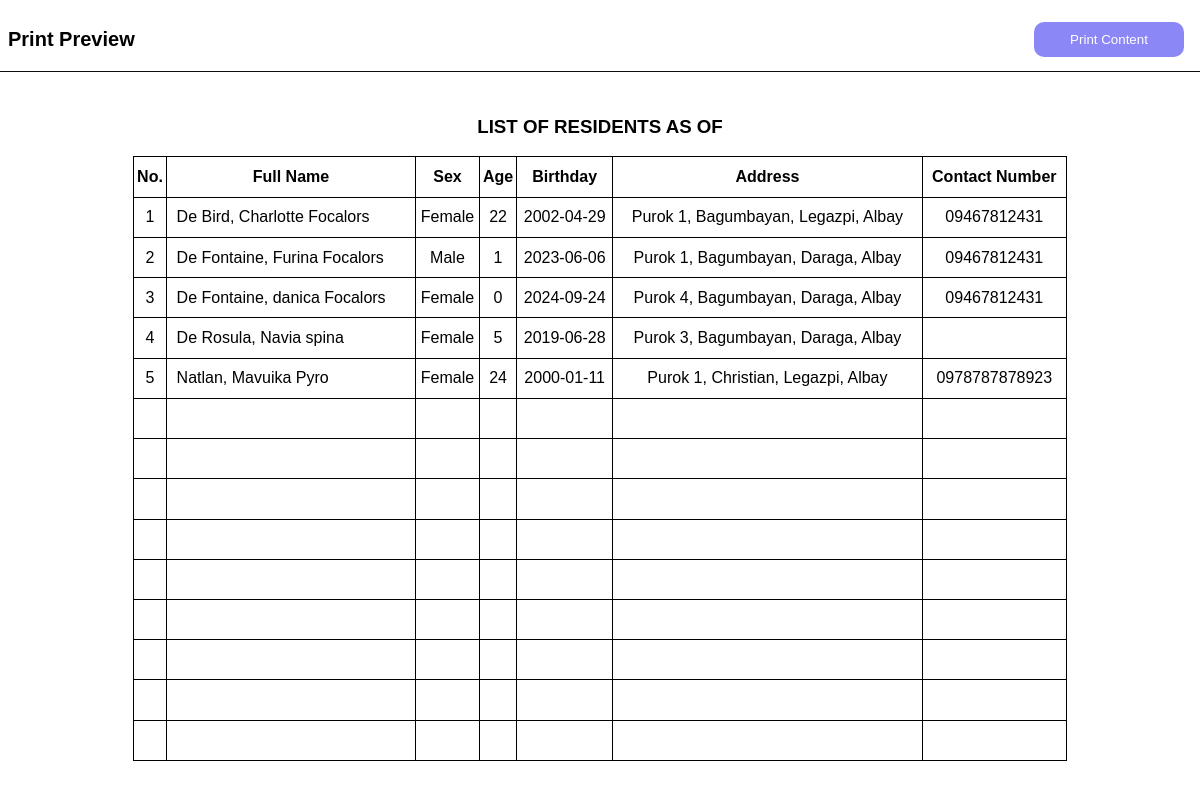
/admin/template/residents.php (signed in), run on the app's committed database.
### tables this page shows
CREATE TABLE `residents` (
  `id` int(11) NOT NULL,
  `fname` varchar(255) NOT NULL,
  `mname` varchar(255) NOT NULL,
  `lname` varchar(255) NOT NULL,
  `suffix` varchar(255) NOT NULL,
  `sex` varchar(255) NOT NULL,
  `bday` varchar(255) NOT NULL,
  `pob` varchar(255) NOT NULL,
  `religion` varchar(255) NOT NULL,
  `citizenship` varchar(255) NOT NULL,
  `street` varchar(255) NOT NULL,
  `zone` varchar(255) NOT NULL,
  `brgy` varchar(255) NOT NULL,
  `mun` varchar(255) NOT NULL,
  `province` varchar(255) NOT NULL,
  `zipcode` varchar(255) NOT NULL,
  `contact` varchar(255) NOT NULL,
  `educational` varchar(255) NOT NULL,
  `occupation` varchar(255) NOT NULL,
  `civil_status` varchar(255) NOT NULL,
  `labor_status` varchar(255) NOT NULL,
  `voter_status` varchar(255) NOT NULL,
  `pwd_status` varchar(255) NOT NULL,
  `four_p` varchar(255) NOT NULL,
  `vac_status` varchar(255) NOT NULL,
  `status` varchar(255) NOT NULL,
  `longitude` varchar(255) NOT NULL,
  `latitude` varchar(255) NOT NULL,
  `id_card_no` varchar(50) DEFAULT NULL,
  `profile` varchar(255) DEFAULT NULL,
  `qr_code` varchar(255) DEFAULT NULL
);

### admin/template/residents.php (the view, shortened to what this page needs)
<?php
include "../dbcon.php";
$selectedMonth = isset($_GET['month']) ? intval($_GET['month']) : null;
$selectedYear = isset($_GET['year']) ? intval($_GET['year']) : null;
$monthNames = [
    1 => 'JANUARY',
    2 => 'FEBRUARY',
    3 => 'MARCH',
    4 => 'APRIL',
    5 => 'MAY',
    6 => 'JUNE',
    7 => 'JULY',
    8 => 'AUGUST',
    9 => 'SEPTEMBER',
    10 => 'OCTOBER',
    11 => 'NOVEMBER',
    12 => 'DECEMBER',
];
$selectedMonthName = isset($monthNames[$selectedMonth]) ? $monthNames[$selectedMonth] : '';
?>
<!DOCTYPE html>
<html lang="en">
<head>
    <link rel="stylesheet" href="table_style.css">
</head>
<body>
    <div id="contentsContainer">
        <?php include "header.php" ?>
        <div class="table-container">
            <center>
                <h3>LIST OF RESIDENTS AS OF <?php echo $selectedMonthName . ' ' . $selectedYear; ?></h3>
            </center>
            <table>
                <tr>
                    <th colspan="1">No.</th>
                    <th colspan="1">Full Name</th>
                    <th colspan="1">Sex</th>
                    <th colspan="1">Age</th>
                    <th colspan="1">Birthday</th>
                    <th colspan="1">Address</th>
                    <th colspan="1">Contact Number</th>
                </tr>
                <?php
                function age($data)
                {
                    $today = date('Y-m-d');
                    $diff = date_diff(date_create($data), date_create($today));
                    $age = $diff->format('%y');
                    echo "<td>" . $age . "</td>";
                }
                $sql = "SELECT * FROM residents WHERE status = 'active'";
                $sql .= " ORDER BY lname";
                $i = 1;
                $result = mysqli_query($conn, $sql);
                if (mysqli_num_rows($result) > 0) {
                    while ($row = mysqli_fetch_assoc($result)) {
                        echo "<tr>";
                        echo "<td>" . $i . "</td>";
                        echo "<td class='name'>&nbsp;&nbsp;" . $row["lname"] . ", " . $row["fname"] . " " . $row["mname"] . " " . $row["suffix"] . "</td>";
                        echo "<td>" . $row["sex"] . "</td>";
                        age($row["bday"]);
                        echo "<td>" . $row["bday"] . "</td>";
                        echo "<td>" . $row["zone"] . ", " . $row["brgy"] . ", " . $row["mun"] . ", " . $row["province"] . "</td>";
                        echo "<td>" . $row["contact"] . "</td>";
                        echo "</tr>";
                        $i++;
                    }
                }
                if ($i <= 15) {
                    while ($i != 15) {
                        echo "<tr>";
                        echo "<td>&nbsp;</td>";
                        echo "<td>&nbsp;</td>";
                        echo "<td>&nbsp;</td>";
                        echo "<td>&nbsp;</td>";
                        echo "<td>&nbsp;</td>";
                        echo "<td>&nbsp;</td>";
                        echo "<td>&nbsp;</td>";
                        echo "</tr>";
                        $i++;
                    }
                }
                ?>
            </table>
        </div>
    </div>
</body>
</html>

### admin/template/table_style.css (style rules this page uses)
* { font-family: Arial, Helvetica, sans-serif; }

### admin/template/residents.php (style rules this page uses)
table { width: 100%; text-align: center; margin-bottom: 25px; width: 247mm; height: 160mm; }
#contentsContainer { display: flex; flex-direction: column; align-items: center; margin: 0 auto; border: none; padding: 0; }
table, th, tr, td { border: 1px solid black; border-collapse: collapse; }
.name { text-align: left; }

### data on the page
residents: lname "De Bird", fname "Charlotte", mname "Focalors", sex "Female", bday "22", bday "2002-04-29", zone "Purok 1", brgy "Bagumbayan", mun "Legazpi", province "Albay", contact "09467812431"
residents: lname "De Fontaine", fname "Furina", mname "Focalors", sex "Male", bday "1", bday "2023-06-06", zone "Purok 1", brgy "Bagumbayan", mun "Daraga", province "Albay", contact "09467812431"
residents: lname "De Fontaine", fname "danica", mname "Focalors", sex "Female", bday "0", bday "2024-09-24", zone "Purok 4", brgy "Bagumbayan", mun "Daraga", province "Albay", contact "09467812431"
residents: lname "De Rosula", fname "Navia", mname "spina", sex "Female", bday "5", bday "2019-06-28", zone "Purok 3", brgy "Bagumbayan", mun "Daraga", province "Albay"
residents: lname "Natlan", fname "Mavuika", mname "Pyro", sex "Female", bday "24", bday "2000-01-11", zone "Purok 1", brgy "Christian", mun "Legazpi", province "Albay", contact "0978787878923"
